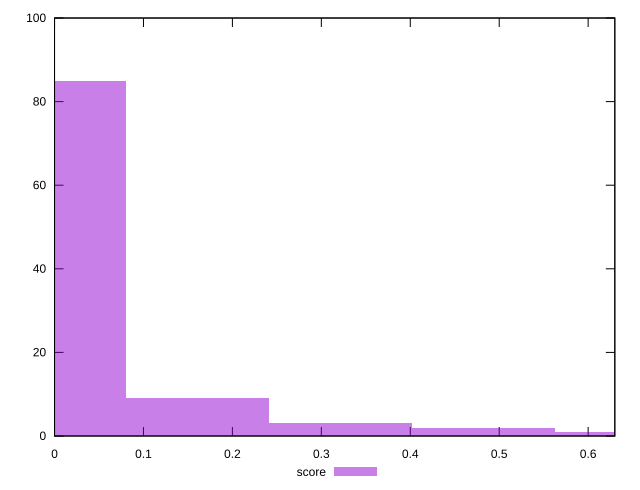

This figure's gnuplot source:
reset

$score <<EOF
0 85
0.16064375787805818 9
0.32128751575611636 3
0.48193127363417454 2
0.6425750315122327 1
EOF

set key outside below
set boxwidth 0.16064375787805818
set xrange [0:0.63]
set yrange [0:100]
set trange [0:100]
set style fill transparent solid 0.5 noborder
set terminal svg size 640, 490 enhanced background rgb 'white'
set output "report_00014_2021-02-09T15:56:05.503Z/estimated-input-latency/samples/pages/score/histogram.svg"

plot $score title "score" with boxes

reset
